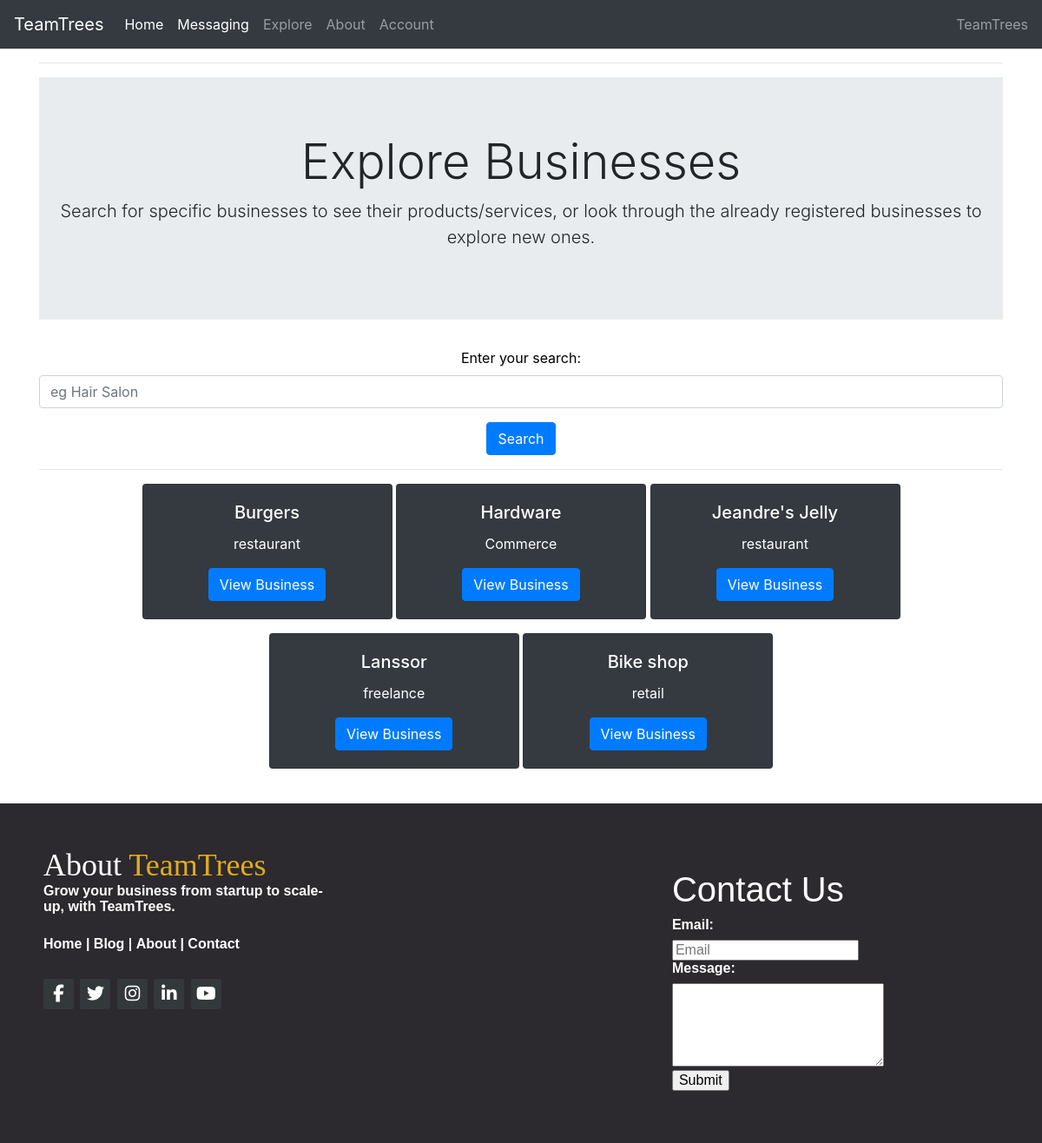
/explore/, run on the app's committed database.
### businesses/models.py (models this page shows, shortened)
class Business(models.Model):
    user = models.ForeignKey(User, on_delete=models.CASCADE)
    businessname = models.CharField(max_length=255)
    businesstype = models.CharField(max_length=255, choices=Business_Type)
    address = models.CharField(max_length=255)
    address2 = models.CharField(max_length=255, default='None')
    city = models.CharField(max_length=255)
    province = models.CharField(max_length=255, choices=Province)
    postal_code = models.CharField(max_length=255, default='None')
    logo = models.ImageField(default='None')

### explore/views.py (the view)
# urls.py: path('explore/', include('explore.urls')),
def explore(request):
    options = Business.objects.all()
    return render(request, 'explore.html', {'options': options})

### templates/explore.html (shortened to what this page needs)
{% extends "base.html" %}
{% block content %}
<div class="container" style='text-align: center;'>
        <hr>
        <div class="jumbotron jumbotron-fluid">
  <div class=" container">
    <h1 class="display-4">Explore Businesses</h1>
    <p class="lead">Search for specific businesses to see their products/services, or look through the already registered businesses to explore new ones.</p>
  </div>
</div>
        <form action="{% url 'explore:search_results' %}" method="GET">
            <div class="form-group">
                <label for="exploreSearch">Enter your search:</label>
                <input type="text" class="form-control" id="exploreSearch" name="exploreSearch"
                    placeholder="eg Hair Salon">
            </div>
            <button type="submit" class="btn btn-primary">Search</button>
            <div>
        </form>
        <hr>
        {% if options == False %}
        <h4>No results found</h4>
        {% else %}
        <div class="grid-container">
            {% for business in options %}
            <div class="grid-item" style="display: grid; display: inline-grid; column-gap: 50px; row-gap: 50px;">
                <div class="card text-white bg-dark mb-3" style="width: 18rem;">
                    <div class="card-body">
                        <h5 class="card-title">{{business.businessname}}</h5>
                        <p class="card-text">{{business.businesstype}}</p>
                        <a href="{% url 'explore:business_detail' pk=business.pk %}" class="btn btn-primary">View Business</a>
                    </div>
                </div>
            </div>
            {% endfor %}
        </div>
        <br>
        {% endif %}
</div>
</div>
{% endblock %}

### static/css/page.css (style rules this page uses)
label { color: black; }
.card { margin: 0 auto; float: none; margin-bottom: 10px; }

### data on the page
Business: businessname "Burgers", businesstype "restaurant"
Business: businessname "Hardware", businesstype "Commerce"
Business: businessname "Jeandre's Jelly", businesstype "restaurant"
Business: businessname "Lanssor", businesstype "freelance"
Business: businessname "Bike shop", businesstype "retail"
